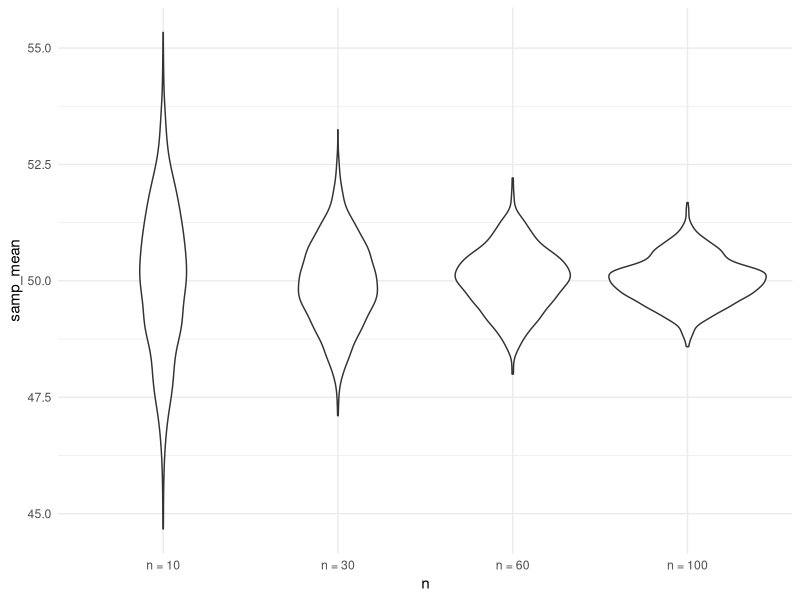
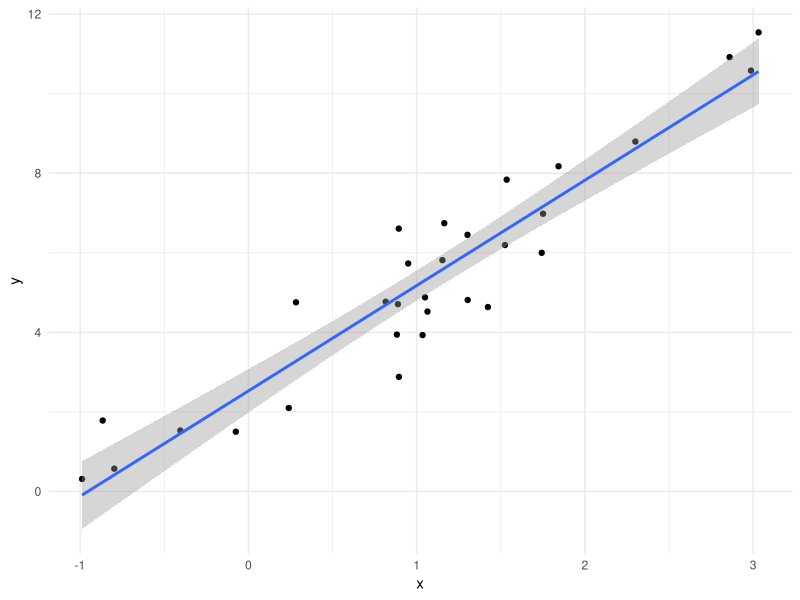
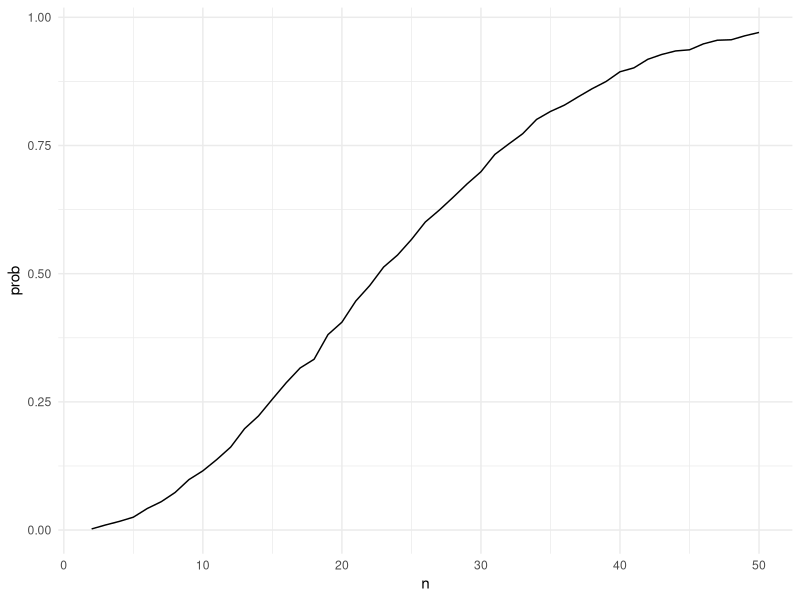
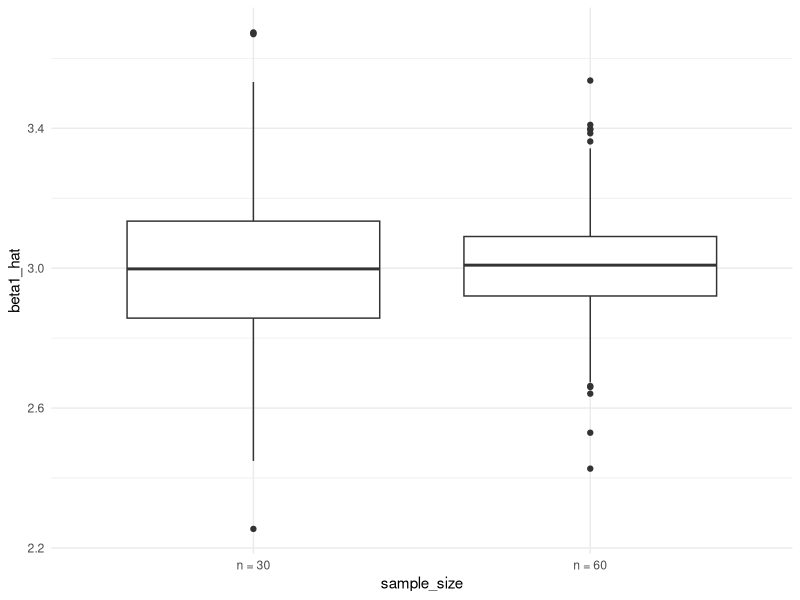
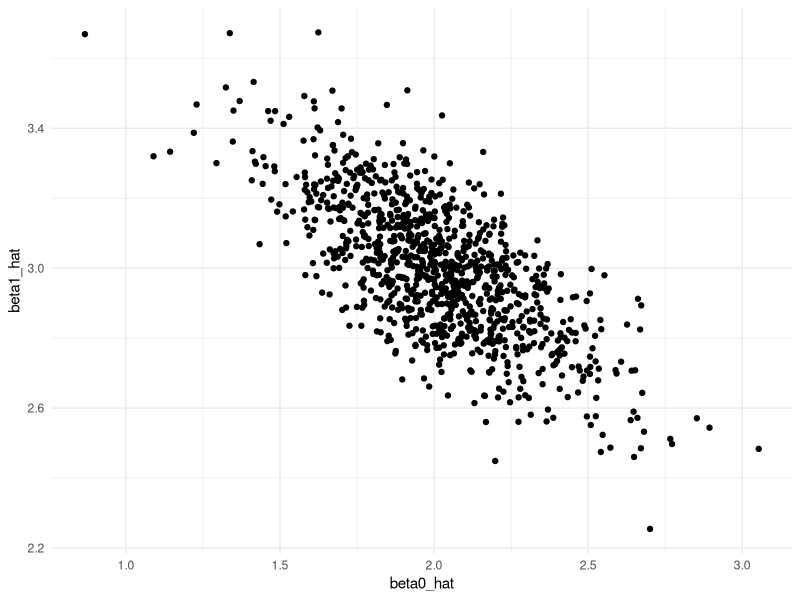

The R source for these figures, in order:
## ---- chunk 1
library(tidyverse)

knitr::opts_chunk$set(
	echo = TRUE,
	warning = FALSE,
  fig.width = 6,
  fig.asp = .6,
  out.width = "90%"
)

theme_set(theme_minimal() + theme(legend.position = "bottom"))

options(
  ggplot2.continuous.colour = "viridis",
  ggplot2.continuous.fill = "viridis"
)

scale_colour_discrete = scale_colour_viridis_d
scale_fill_discrete = scale_fill_viridis_d
## ---- chunk 2
library(tidyverse)

set.seed(1031)
## ---- chunk 3
sim_mean_sd = function(samp_size, true_mean = 10, true_sd = 5) {
  
  sim_df = 
    tibble(
      x = rnorm(samp_size, true_mean, true_sd)
    )

  out_df = 
    sim_df |> 
    summarize(
      samp_mean = mean(x),
      samp_sd = sd(x)
    )
  
  return(out_df)
}

sim_mean_sd(samp_size = 30, true_mean = 4, true_sd = 12)
## ---- chunk 4
sim_mean_sd(30)
## ---- chunk 5
output = vector("list", 1000)

for (i in 1:1000) {
  
  output[[i]] = sim_mean_sd(30)
  
}

# output

bind_rows(output) |> 
  summarize(
    ave_samp_mean = mean(samp_mean),
    SE_samp_mean = sd(samp_mean))

## ---- chunk 6
sim_res = 
  tibble(
    iter = 1:1000
  ) |> 
  mutate(samp_res = map(iter, sim_mean_sd, samp_size = 30)) |> 
  unnest(samp_res)
## ---- chunk 7
sim_res = 
  expand_grid(
    n = c(10, 30, 60, 100),
    iter = 1:1000
  ) |> 
  mutate(samp_res = map(n, \(x) sim_mean_sd(x, true_mean = 50))   ) |> 
  unnest(samp_res)
## ---- chunk 8
sim_res |> 
  group_by(n) |> 
  summarize(
    se = sd(samp_mean)
  )
## ---- chunk 9
sim_res |> 
  mutate(
    n = str_c("n = ", n),
    n = fct_inorder(n)) |> 
  ggplot(aes(x = n, y = samp_mean)) + 
  geom_violin()
## ---- chunk 10
sim_mean_sd = function(samp_size) {
  
  sim_df = 
    tibble(
      x = rnorm(samp_size, 10, 5)
    )

  out_df = 
    sim_df |> 
    summarize(
      samp_mean = mean(x),
      samp_sd = sd(x)
    )
  
  return(out_df)
}

sim_res = 
  expand_grid(
    n = c(10, 30, 60, 100),
    iter = 1:1000
  ) |> 
  mutate(samp_res = map(n, sim_mean_sd   )) |> 
  unnest(samp_res)

## ---- chunk 11
sim_data = 
  tibble(
    x = rnorm(30, mean = 1, sd = 1),
    y = 2 + 3 * x + rnorm(30, 0, 1)
  )

lm_fit = lm(y ~ x, data = sim_data)

sim_data |> 
  ggplot(aes(x = x, y = y)) + 
  geom_point() + 
  stat_smooth(method = "lm")

## ---- chunk 12
bday_sim = function(n) {

  bdays = sample(1:365, size = n, replace = TRUE)
  
  duplicate = length(unique(bdays)) < n

  return(duplicate)
  
}

bday_sim(10)
## ---- chunk 13
sim_res = 
  expand_grid(
    n = 2:50,
    iter = 1:10000
  ) |> 
  mutate(res = map_lgl(n, bday_sim)) |> 
  group_by(n) |> 
  summarize(prob = mean(res))

sim_res |> 
  ggplot(aes(x = n, y = prob )) + 
  geom_line()
## ---- chunk 14
sim_regression = function(n) {
  
  sim_data = 
    tibble(
      x = rnorm(n, mean = 1, sd = 1),
      y = 2 + 3 * x + rnorm(n, 0, 1)
    )

  lm_fit = lm(y ~ x, data = sim_data)

  out_df = 
    tibble(
      beta0_hat = coef(lm_fit)[1],
      beta1_hat = coef(lm_fit)[2]
    )
  
  return(out_df)

}


sim_res = 
  expand_grid(
    sample_size = c(30, 60), 
    iter = 1:1000
  ) |> 
  mutate(lm_res = map(sample_size, sim_regression)) |> 
  unnest(lm_res)

sim_res |> 
  mutate(sample_size = str_c("n = ", sample_size)) |> 
  ggplot(aes(x = sample_size, y = beta1_hat)) + 
  geom_boxplot()


sim_res |> 
  filter(sample_size == 30) |> 
  ggplot(aes(x = beta0_hat, y = beta1_hat)) +
  geom_point()

